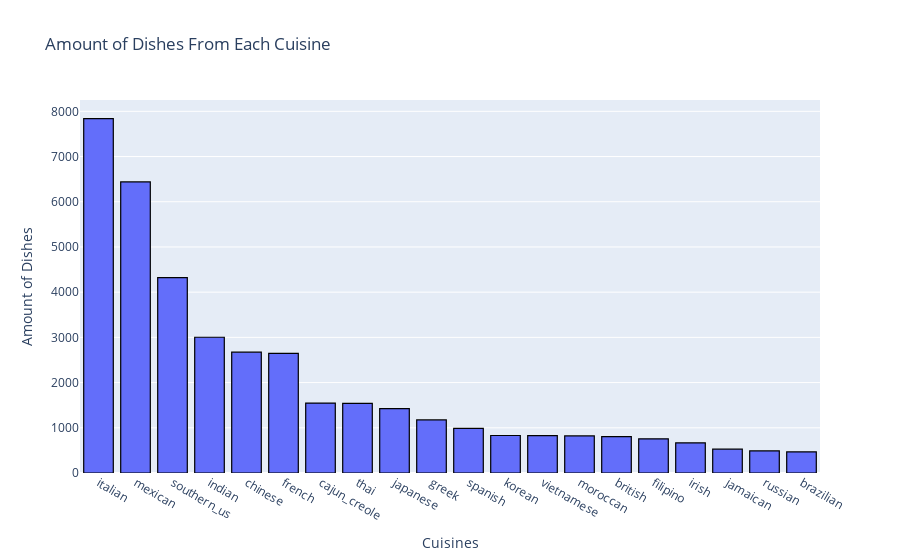

The cell this chart's notebook holds for it:
### Code cell
# Making a dataframe of the amount of dishes from each cuisine
dishes_count = pd.DataFrame(df.groupby("cuisine")["cuisine"].count().sort_values(ascending=False))

fig = px.histogram(dishes_count, x=dishes_count.index, y=dishes_count["cuisine"], title="Amount of Dishes From Each Cuisine",
                   labels={"index":"Cuisine"})
fig.for_each_trace(lambda t: t.update(hovertemplate=t.hovertemplate.replace("sum of cuisine", "Count"))) # To replace the title in the hover template
fig.update_traces(marker_line_width=1.2, marker_line_color="black")
fig.update_layout(xaxis_title="Cuisines", yaxis_title="Amount of Dishes")
fig

### Figure 1 — Plotly figure (JSON) as saved in the notebook; plotly's stock layout.template omitted (floating-point values rounded to 4 significant figures)
{"data": [{"alignmentgroup": "True", "bingroup": "x", "histfunc": "sum", "hovertemplate": "Cuisine=%{x}<br>Count=%{y}<extra></extra>", "legendgroup": "", "marker": {"color": "#636efa", "line": {"color": "black", "width": 1.2}, "pattern": {"shape": ""}}, "name": "", "offsetgroup": "", "orientation": "v", "showlegend": false, "type": "histogram", "x": ["italian", "mexican", "southern_us", "indian", "chinese", "french", "cajun_creole", "thai", "japanese", "greek", "spanish", "korean", "vietnamese", "moroccan", "british", "filipino", "irish", "jamaican", "russian", "brazilian"], "xaxis": "x", "y": [7838, 6438, 4320, 3003, 2673, 2646, 1546, 1539, 1423, 1175, 989, 830, 825, 821, 804, 755, 667, 526, 489, 467], "yaxis": "y"}], "layout": {"autosize": true, "barmode": "relative", "legend": {"tracegroupgap": 0}, "title": {"text": "Amount of Dishes From Each Cuisine"}, "xaxis": {"anchor": "y", "autorange": true, "domain": [0, 1], "range": [-0.5, 19.5], "title": {"text": "Cuisines"}, "type": "category"}, "yaxis": {"anchor": "x", "autorange": true, "domain": [0, 1], "range": [0, 8251.0], "title": {"text": "Amount of Dishes"}, "type": "linear"}}}
